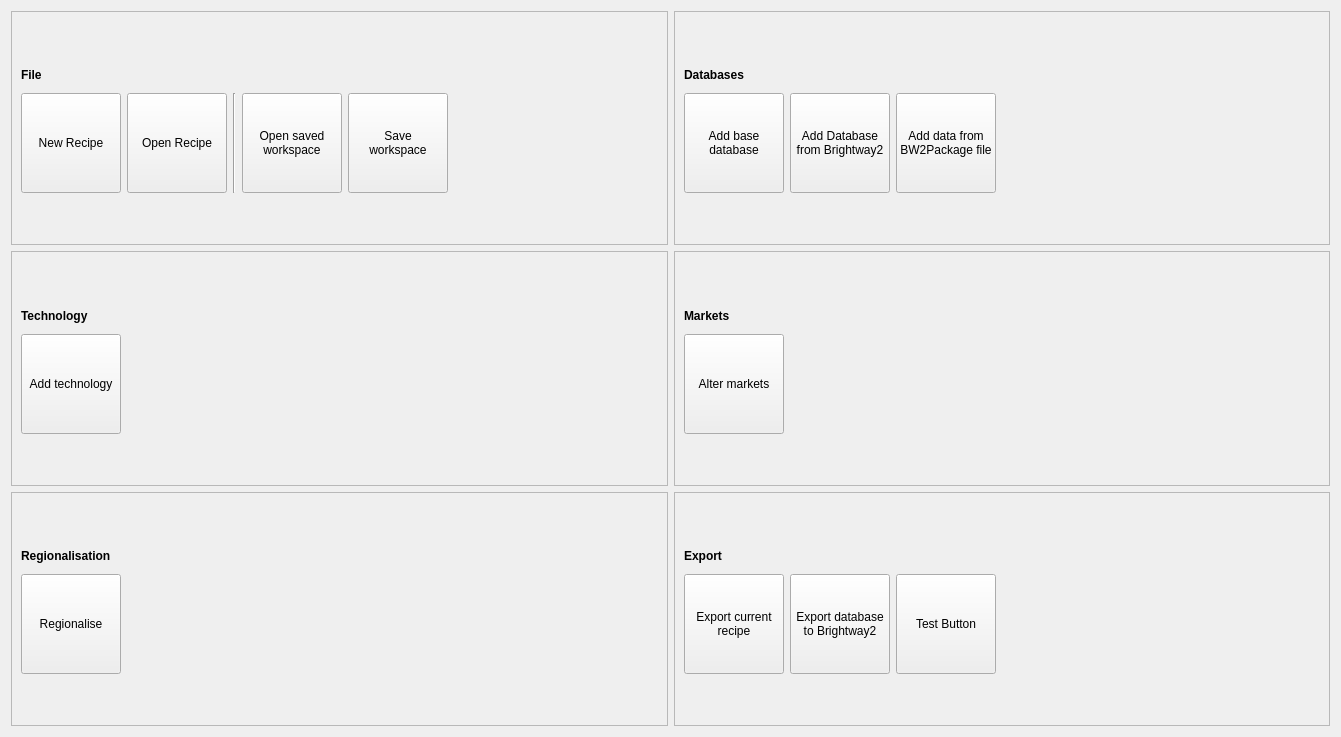
<?xml version="1.0" encoding="UTF-8"?>
<ui version="4.0">
 <class>Form</class>
 <widget class="QWidget" name="Form">
  <property name="geometry">
   <rect>
    <x>0</x>
    <y>0</y>
    <width>1341</width>
    <height>737</height>
   </rect>
  </property>
  <property name="windowTitle">
   <string>Form</string>
  </property>
  <layout class="QGridLayout" name="gridLayout_7">
   <item row="0" column="0">
    <widget class="QFrame" name="fileFrame">
     <property name="frameShape">
      <enum>QFrame::StyledPanel</enum>
     </property>
     <property name="frameShadow">
      <enum>QFrame::Raised</enum>
     </property>
     <layout class="QGridLayout" name="gridLayout_6">
      <item row="0" column="0">
       <layout class="QVBoxLayout" name="verticalLayout_6">
        <item>
         <widget class="QLabel" name="label_6">
          <property name="maximumSize">
           <size>
            <width>16777215</width>
            <height>25</height>
           </size>
          </property>
          <property name="font">
           <font>
            <weight>75</weight>
            <bold>true</bold>
           </font>
          </property>
          <property name="text">
           <string>File</string>
          </property>
         </widget>
        </item>
        <item>
         <layout class="QHBoxLayout" name="horizontalLayout_6">
          <item>
           <widget class="QPushButton" name="newButton">
            <property name="minimumSize">
             <size>
              <width>100</width>
              <height>100</height>
             </size>
            </property>
            <property name="maximumSize">
             <size>
              <width>100</width>
              <height>100</height>
             </size>
            </property>
            <property name="baseSize">
             <size>
              <width>50</width>
              <height>50</height>
             </size>
            </property>
            <property name="text">
             <string>New Recipe</string>
            </property>
           </widget>
          </item>
          <item>
           <widget class="QPushButton" name="loadButton">
            <property name="minimumSize">
             <size>
              <width>100</width>
              <height>100</height>
             </size>
            </property>
            <property name="maximumSize">
             <size>
              <width>100</width>
              <height>100</height>
             </size>
            </property>
            <property name="baseSize">
             <size>
              <width>50</width>
              <height>50</height>
             </size>
            </property>
            <property name="text">
             <string>Open Recipe</string>
            </property>
           </widget>
          </item>
          <item>
           <widget class="Line" name="line">
            <property name="orientation">
             <enum>Qt::Vertical</enum>
            </property>
           </widget>
          </item>
          <item>
           <widget class="QPushButton" name="loaderButton">
            <property name="minimumSize">
             <size>
              <width>100</width>
              <height>100</height>
             </size>
            </property>
            <property name="maximumSize">
             <size>
              <width>100</width>
              <height>100</height>
             </size>
            </property>
            <property name="baseSize">
             <size>
              <width>50</width>
              <height>50</height>
             </size>
            </property>
            <property name="text">
             <string>Open saved
workspace</string>
            </property>
           </widget>
          </item>
          <item>
           <widget class="QPushButton" name="saveLoaderButton">
            <property name="minimumSize">
             <size>
              <width>100</width>
              <height>100</height>
             </size>
            </property>
            <property name="maximumSize">
             <size>
              <width>100</width>
              <height>100</height>
             </size>
            </property>
            <property name="text">
             <string>Save
workspace</string>
            </property>
           </widget>
          </item>
          <item>
           <spacer name="horizontalSpacer_8">
            <property name="orientation">
             <enum>Qt::Horizontal</enum>
            </property>
            <property name="sizeHint" stdset="0">
             <size>
              <width>40</width>
              <height>20</height>
             </size>
            </property>
           </spacer>
          </item>
         </layout>
        </item>
       </layout>
      </item>
     </layout>
    </widget>
   </item>
   <item row="0" column="1">
    <widget class="QFrame" name="databaseFrame">
     <property name="frameShape">
      <enum>QFrame::StyledPanel</enum>
     </property>
     <property name="frameShadow">
      <enum>QFrame::Raised</enum>
     </property>
     <layout class="QGridLayout" name="gridLayout">
      <item row="0" column="0">
       <layout class="QVBoxLayout" name="verticalLayout">
        <item>
         <widget class="QLabel" name="label">
          <property name="maximumSize">
           <size>
            <width>16777215</width>
            <height>25</height>
           </size>
          </property>
          <property name="font">
           <font>
            <weight>75</weight>
            <bold>true</bold>
           </font>
          </property>
          <property name="text">
           <string>Databases</string>
          </property>
         </widget>
        </item>
        <item>
         <layout class="QHBoxLayout" name="horizontalLayout">
          <item>
           <widget class="QPushButton" name="baseDatabaseButton">
            <property name="sizePolicy">
             <sizepolicy hsizetype="Maximum" vsizetype="Fixed">
              <horstretch>0</horstretch>
              <verstretch>0</verstretch>
             </sizepolicy>
            </property>
            <property name="minimumSize">
             <size>
              <width>100</width>
              <height>100</height>
             </size>
            </property>
            <property name="maximumSize">
             <size>
              <width>100</width>
              <height>100</height>
             </size>
            </property>
            <property name="baseSize">
             <size>
              <width>50</width>
              <height>50</height>
             </size>
            </property>
            <property name="text">
             <string>Add base
database</string>
            </property>
           </widget>
          </item>
          <item>
           <widget class="QPushButton" name="brightwayDbButton">
            <property name="minimumSize">
             <size>
              <width>100</width>
              <height>100</height>
             </size>
            </property>
            <property name="maximumSize">
             <size>
              <width>100</width>
              <height>100</height>
             </size>
            </property>
            <property name="text">
             <string>Add Database
from Brightway2</string>
            </property>
           </widget>
          </item>
          <item>
           <widget class="QPushButton" name="bw2PackageButton">
            <property name="minimumSize">
             <size>
              <width>100</width>
              <height>100</height>
             </size>
            </property>
            <property name="maximumSize">
             <size>
              <width>100</width>
              <height>100</height>
             </size>
            </property>
            <property name="baseSize">
             <size>
              <width>100</width>
              <height>100</height>
             </size>
            </property>
            <property name="text">
             <string>Add data from
BW2Package file</string>
            </property>
           </widget>
          </item>
          <item>
           <spacer name="horizontalSpacer">
            <property name="orientation">
             <enum>Qt::Horizontal</enum>
            </property>
            <property name="sizeHint" stdset="0">
             <size>
              <width>40</width>
              <height>20</height>
             </size>
            </property>
           </spacer>
          </item>
         </layout>
        </item>
       </layout>
      </item>
     </layout>
    </widget>
   </item>
   <item row="1" column="0">
    <widget class="QFrame" name="technologyFrame">
     <property name="frameShape">
      <enum>QFrame::StyledPanel</enum>
     </property>
     <property name="frameShadow">
      <enum>QFrame::Raised</enum>
     </property>
     <layout class="QGridLayout" name="gridLayout_2">
      <item row="0" column="0">
       <layout class="QVBoxLayout" name="verticalLayout_2">
        <item>
         <widget class="QLabel" name="label_2">
          <property name="maximumSize">
           <size>
            <width>16777215</width>
            <height>25</height>
           </size>
          </property>
          <property name="font">
           <font>
            <weight>75</weight>
            <bold>true</bold>
           </font>
          </property>
          <property name="text">
           <string>Technology</string>
          </property>
         </widget>
        </item>
        <item>
         <layout class="QHBoxLayout" name="horizontalLayout_2">
          <item>
           <widget class="QPushButton" name="technologyFileButton">
            <property name="minimumSize">
             <size>
              <width>100</width>
              <height>100</height>
             </size>
            </property>
            <property name="maximumSize">
             <size>
              <width>100</width>
              <height>100</height>
             </size>
            </property>
            <property name="baseSize">
             <size>
              <width>50</width>
              <height>50</height>
             </size>
            </property>
            <property name="text">
             <string>Add technology</string>
            </property>
           </widget>
          </item>
          <item>
           <spacer name="horizontalSpacer_2">
            <property name="orientation">
             <enum>Qt::Horizontal</enum>
            </property>
            <property name="sizeHint" stdset="0">
             <size>
              <width>40</width>
              <height>20</height>
             </size>
            </property>
           </spacer>
          </item>
         </layout>
        </item>
       </layout>
      </item>
     </layout>
    </widget>
   </item>
   <item row="1" column="1">
    <widget class="QFrame" name="marketsFrame">
     <property name="frameShape">
      <enum>QFrame::StyledPanel</enum>
     </property>
     <property name="frameShadow">
      <enum>QFrame::Raised</enum>
     </property>
     <layout class="QGridLayout" name="gridLayout_4">
      <item row="0" column="0">
       <layout class="QVBoxLayout" name="verticalLayout_4">
        <item>
         <widget class="QLabel" name="label_4">
          <property name="maximumSize">
           <size>
            <width>16777215</width>
            <height>25</height>
           </size>
          </property>
          <property name="font">
           <font>
            <weight>75</weight>
            <bold>true</bold>
           </font>
          </property>
          <property name="text">
           <string>Markets</string>
          </property>
         </widget>
        </item>
        <item>
         <layout class="QHBoxLayout" name="horizontalLayout_4">
          <item>
           <widget class="QPushButton" name="marketsButton">
            <property name="minimumSize">
             <size>
              <width>100</width>
              <height>100</height>
             </size>
            </property>
            <property name="maximumSize">
             <size>
              <width>100</width>
              <height>100</height>
             </size>
            </property>
            <property name="baseSize">
             <size>
              <width>50</width>
              <height>50</height>
             </size>
            </property>
            <property name="text">
             <string>Alter markets</string>
            </property>
           </widget>
          </item>
          <item>
           <spacer name="horizontalSpacer_4">
            <property name="orientation">
             <enum>Qt::Horizontal</enum>
            </property>
            <property name="sizeHint" stdset="0">
             <size>
              <width>40</width>
              <height>20</height>
             </size>
            </property>
           </spacer>
          </item>
         </layout>
        </item>
       </layout>
      </item>
     </layout>
    </widget>
   </item>
   <item row="2" column="0">
    <widget class="QFrame" name="regionalisationFrame">
     <property name="frameShape">
      <enum>QFrame::StyledPanel</enum>
     </property>
     <property name="frameShadow">
      <enum>QFrame::Raised</enum>
     </property>
     <layout class="QGridLayout" name="gridLayout_3">
      <item row="0" column="0">
       <layout class="QVBoxLayout" name="verticalLayout_3">
        <item>
         <widget class="QLabel" name="label_3">
          <property name="maximumSize">
           <size>
            <width>16777215</width>
            <height>25</height>
           </size>
          </property>
          <property name="font">
           <font>
            <weight>75</weight>
            <bold>true</bold>
           </font>
          </property>
          <property name="text">
           <string>Regionalisation</string>
          </property>
         </widget>
        </item>
        <item>
         <layout class="QHBoxLayout" name="horizontalLayout_3">
          <item>
           <widget class="QPushButton" name="regionaliseButton">
            <property name="minimumSize">
             <size>
              <width>100</width>
              <height>100</height>
             </size>
            </property>
            <property name="maximumSize">
             <size>
              <width>100</width>
              <height>100</height>
             </size>
            </property>
            <property name="baseSize">
             <size>
              <width>50</width>
              <height>50</height>
             </size>
            </property>
            <property name="text">
             <string>Regionalise</string>
            </property>
           </widget>
          </item>
          <item>
           <spacer name="horizontalSpacer_3">
            <property name="orientation">
             <enum>Qt::Horizontal</enum>
            </property>
            <property name="sizeHint" stdset="0">
             <size>
              <width>40</width>
              <height>20</height>
             </size>
            </property>
           </spacer>
          </item>
         </layout>
        </item>
       </layout>
      </item>
     </layout>
    </widget>
   </item>
   <item row="2" column="1">
    <widget class="QFrame" name="exportFrame">
     <property name="frameShape">
      <enum>QFrame::StyledPanel</enum>
     </property>
     <property name="frameShadow">
      <enum>QFrame::Raised</enum>
     </property>
     <layout class="QGridLayout" name="gridLayout_5">
      <item row="0" column="0">
       <layout class="QVBoxLayout" name="verticalLayout_5">
        <item>
         <widget class="QLabel" name="label_5">
          <property name="maximumSize">
           <size>
            <width>16777215</width>
            <height>25</height>
           </size>
          </property>
          <property name="font">
           <font>
            <weight>75</weight>
            <bold>true</bold>
           </font>
          </property>
          <property name="text">
           <string>Export</string>
          </property>
         </widget>
        </item>
        <item>
         <layout class="QHBoxLayout" name="horizontalLayout_5">
          <item>
           <widget class="QPushButton" name="exportButton">
            <property name="minimumSize">
             <size>
              <width>100</width>
              <height>100</height>
             </size>
            </property>
            <property name="maximumSize">
             <size>
              <width>100</width>
              <height>100</height>
             </size>
            </property>
            <property name="baseSize">
             <size>
              <width>50</width>
              <height>50</height>
             </size>
            </property>
            <property name="text">
             <string>Export current
recipe</string>
            </property>
           </widget>
          </item>
          <item>
           <widget class="QPushButton" name="exportBrightwayButton">
            <property name="minimumSize">
             <size>
              <width>100</width>
              <height>100</height>
             </size>
            </property>
            <property name="maximumSize">
             <size>
              <width>100</width>
              <height>100</height>
             </size>
            </property>
            <property name="text">
             <string>Export database
to Brightway2</string>
            </property>
           </widget>
          </item>
          <item>
           <widget class="QPushButton" name="testButton">
            <property name="minimumSize">
             <size>
              <width>100</width>
              <height>100</height>
             </size>
            </property>
            <property name="maximumSize">
             <size>
              <width>100</width>
              <height>100</height>
             </size>
            </property>
            <property name="text">
             <string>Test Button</string>
            </property>
           </widget>
          </item>
          <item>
           <spacer name="horizontalSpacer_5">
            <property name="orientation">
             <enum>Qt::Horizontal</enum>
            </property>
            <property name="sizeHint" stdset="0">
             <size>
              <width>40</width>
              <height>20</height>
             </size>
            </property>
           </spacer>
          </item>
         </layout>
        </item>
       </layout>
      </item>
     </layout>
    </widget>
   </item>
  </layout>
 </widget>
 <resources/>
 <connections/>
</ui>
